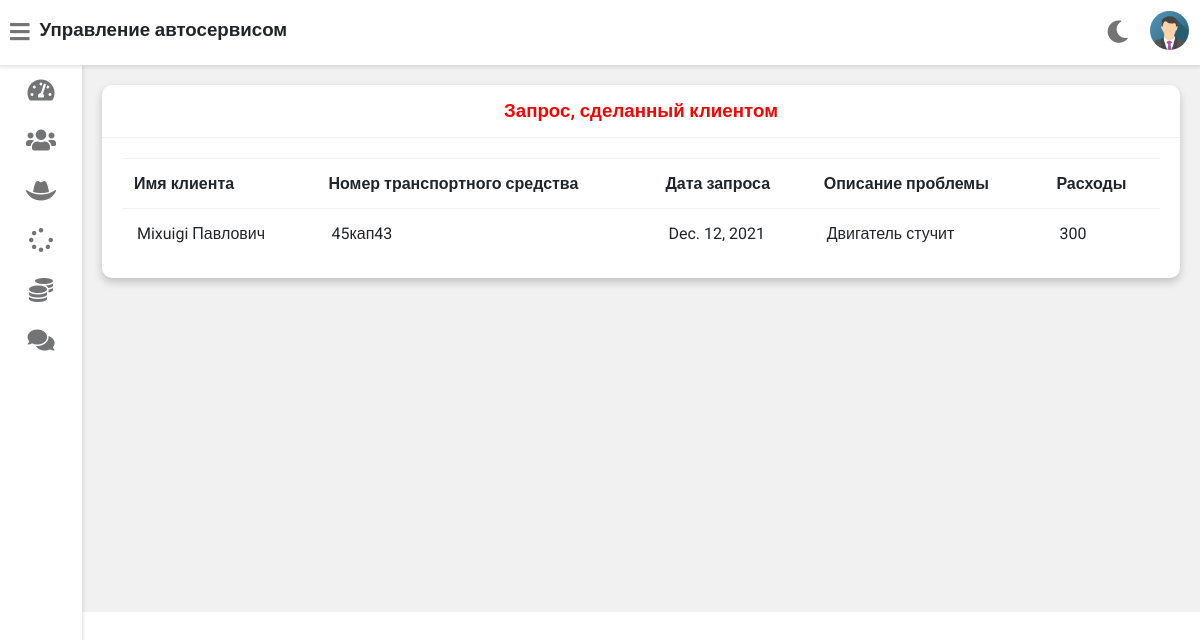
/admin-view-customer-enquiry (signed in), run on the app's committed database.
### vehicle/models.py (models this page shows, shortened)
class Customer(models.Model):
    user = models.OneToOneField(User, on_delete=models.CASCADE)
    profile_pic = models.ImageField(upload_to='profile_pic/CustomerProfilePic/', null=True, blank=True)
    address = models.CharField(max_length=40)
    mobile = models.CharField(max_length=20, null=False)
    @property
    def get_name(self):
        return self.user.first_name + " " + self.user.last_name

class Request(models.Model):
    cat = (('грузовик больше 3.5т', 'грузовик больше 3.5т'),
           ('грузовик меньше 3.5т', 'грузовик меньше 3.5т'),
           ('электрокар', 'электрокар'),
           ('гибридное авто', 'гибридное авто'),
           ('автомобиль с ДВС', 'автомобиль с ДВС'))
    category = models.CharField(max_length=50, choices=cat)
    vehicle_no = models.CharField(max_length=40, null=False)
    vehicle_name = models.CharField(max_length=40, null=False)
    vehicle_model = models.CharField(max_length=40, null=False)
    vehicle_brand = models.CharField(max_length=40, null=False)
    problem_description = models.CharField(max_length=500, null=False)
    date = models.DateField(auto_now=True)
    cost = models.PositiveIntegerField(null=True)
    customer = models.ForeignKey('Customer', on_delete=models.CASCADE, null=True)
    mechanic = models.ForeignKey('Mechanic', on_delete=models.CASCADE, null=True)
    stat = (
        ('В ожидании', 'В ожидании'), ('Одобрено', 'Одобрено'), ('Ремонт', 'Ремонт'),
        ('Отремонтировано', 'Отремонтировано'),
        ('Можно забирать', 'Можно забирать'))
    status = models.CharField(max_length=50, choices=stat, default='В ожидании', null=True)

### vehicle/views.py (the view)
# urls.py: path('admin-view-customer-enquiry', views.admin_view_customer_enquiry_view, name='admin-view-customer-enquiry'),
@login_required(login_url='adminlogin')
def admin_view_customer_enquiry_view(request):
    enquiry = models.Request.objects.all().order_by('-id')
    customers = []
    for enq in enquiry:
        customer = models.Customer.objects.get(id=enq.customer_id)
        customers.append(customer)
    return render(request, 'vehicle/admin_view_customer_enquiry.html', {'data': zip(customers, enquiry)})

### templates/vehicle/admin_view_customer_enquiry.html
{% extends 'vehicle/adminbase.html' %}
{% block content %}
	<div class="wrapper">
		<div class="row">
			<div class="col-12 col-m-12 col-sm-12">
				<div class="card">
					<div class="card-header">
						<h3 style="color:red; text-align:center" >Запрос, сделанный клиентом
						</h3>
					</div>
					<div class="card-content">
						<table>
							<thead>
                <tr>
                  <th>Имя клиента</th>
                  <th>Номер транспортного средства</th>
                  <th>Дата запроса</th>
                  <th>Описание проблемы</th>
									<th>Расходы</th>
                </tr>
							</thead>
							<tbody>
                {% for c,r in data %}
                <tr>
                  <td> {{c.get_name}}</td>
                  <td> {{r.vehicle_no}}</td>
                  <td> {{r.date}}</td>
                  <td>{{r.problem_description}}</td>
									<td>{{r.cost}}</td>
                </tr>
                {% endfor %}
							</tbody>
						</table>
					</div>
				</div>
			</div>
		</div>
<br><br><br><br><br><br><br><br><br><br><br><br><br><br><br><br>
	</div>
{% endblock content %}

### static/style.css (style rules this page uses)
:root { --primary-color: #4834d4; --success-color: #6ab04c; --warning-color: #f0932b; --danger-color: #eb4d4b; --light-color: #212529; --light-second-color: #727475; --light-background: #ffffff; --light-second-background: #f1f1f1; --dark-color: #909090; --dark-second-color: #f5f6fa; --dark-background: #23242D; --dark-second-background: #181818; }
.light { --main-bg-color: var(--light-background); --second-bg-color: var(--light-second-background); --main-color: var(--light-color); --second-color: var(--light-second-color); }
* { box-sizing: border-box; }
body { font-family: 'Roboto', sans-serif; background: var(--main-bg-color); color: var(--main-color); margin: 0; }
.wrapper { padding: 10px; margin-left: 82px; padding-top: 75px; background: var(--second-bg-color); transition: margin-left .5s; }
.row { display: flex; flex-wrap: wrap; flex-direction: row; }
.row:after, .row:before { box-sizing: border-box; }
[class*="col-"] { padding: 10px; }
@media only screen and (min-width: 600px) { .col-sm-12 { width: 100%; } }
@media only screen and (min-width: 768px) { .col-m-12 { width: 100%; } }
@media only screen and (min-width: 992px) { .col-12 { width: 100%; } }
.card { background: var(--main-bg-color); color: var(--main-color); border-radius: 10px; margin-bottom: 10px; box-shadow: 0 4px 8px 0 rgba(0,0,0,0.2); }
.card-header { padding: 15px 30px; border-bottom: 1px solid var(--second-bg-color); position: relative; }
.card-header h3 { margin: 0; }
.card-content { padding: 20px; overflow-x: auto; }
table { border-collapse: collapse; width: 100%; }
table td { border-top: 1px solid var(--second-bg-color); padding: 15px; }
table th { border-top: 1px solid var(--second-bg-color); border-bottom: 1px solid var(--second-bg-color); padding: 15px 12px; text-align: left; }

### data on the page
Customer: get_name "Mixuigi Павлович", vehicle_no "45кап43", date "Dec. 12, 2021", problem_description "Двигатель стучит", cost "300"
